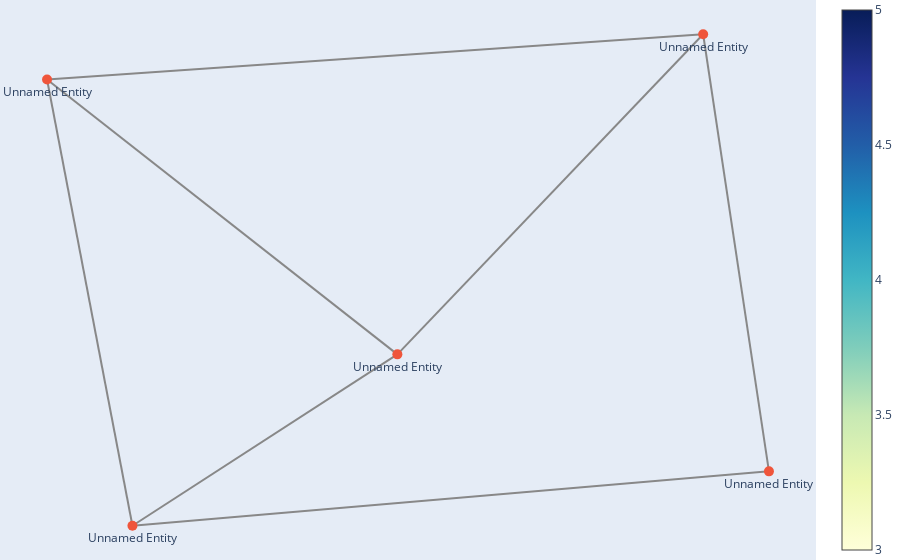

The notebook cell this image was saved under:
### Code cell
# Use this function to visualize your graph
visualize_knowledge_graph_interactive(kg)

### Figure 1 — Plotly figure (JSON) as saved in the notebook; plotly's stock layout.template omitted (floating-point values rounded to 4 significant figures)
{"data": [{"line": {"color": "#888", "width": 2}, "mode": "lines", "type": "scatter", "x": [-0.03424, 0.8087, null, -0.03424, -0.7646, null, 0.8087, -1, null, 0.8087, 0.9901, null, -1, -0.03424, null, -1, -0.7646, null, -0.7646, 0.9901, null], "y": [-0.2236, 0.9438, null, -0.2236, -0.8487, null, 0.9438, 0.7788, null, 0.9438, -0.6503, null, 0.7788, -0.2236, null, 0.7788, -0.8487, null, -0.8487, -0.6503, null]}, {"hoverinfo": "text", "hovertext": ["type: {'name': 'John Doe', 'age': 30, 'occupation': 'Engineer'}<br>name: Unnamed Entity", "type: {'name': 'Jane Doe', 'age': 25, 'occupation': 'Doctor'}<br>name: Unnamed Entity", "type: {'name': 'Alice Smith', 'age': 28, 'occupation': 'Artist'}<br>name: Unnamed Entity", "type: {'name': 'Bob Johnson', 'age': 35, 'occupation': 'Lawyer'}<br>name: Unnamed Entity", "type: {'name': 'Charlie Brown', 'age': 40, 'occupation': 'Writer'}<br>name: Unnamed Entity"], "marker": {"colorscale": [[0, "rgb(255,255,217)"], [0.125, "rgb(237,248,177)"], [0.25, "rgb(199,233,180)"], [0.375, "rgb(127,205,187)"], [0.5, "rgb(65,182,196)"], [0.625, "rgb(29,145,192)"], [0.75, "rgb(34,94,168)"], [0.875, "rgb(37,52,148)"], [1, "rgb(8,29,88)"]], "showscale": true, "size": 10}, "mode": "markers+text", "text": ["Unnamed Entity", "Unnamed Entity", "Unnamed Entity", "Unnamed Entity", "Unnamed Entity"], "textposition": "bottom center", "type": "scatter", "x": [-0.03424, 0.8087, -1, -0.7646, 0.9901], "y": [-0.2236, 0.9438, 0.7788, -0.8487, -0.6503]}, {"hoverinfo": "text", "marker": {"color": "rgba(0, 0, 0, 0)", "size": 1}, "mode": "markers", "text": ["relationship_type: {'relationship': 'spouse', 'since': '2010', 'status': 'married'}", "relationship_type: {'relationship': 'cousin', 'since': '2000'}", "relationship_type: {'relationship': 'colleague', 'since': '2015'}", "relationship_type: {'relationship': 'friend', 'since': '2013'}", "relationship_type: {'relationship': 'friend', 'since': '2008'}", "relationship_type: {'relationship': 'acquaintance', 'since': '2017'}", "relationship_type: {'relationship': 'partner', 'since': '2012'}"], "type": "scatter", "x": [0.3872, -0.3994, -0.09564, 0.8994, -0.5171, -0.8823, 0.1128], "y": [0.3601, -0.5361, 0.8613, 0.1467, 0.2776, -0.03494, -0.7495]}], "layout": {"autosize": true, "hovermode": "closest", "margin": {"b": 0, "l": 0, "r": 0, "t": 0}, "showlegend": false, "xaxis": {"autorange": true, "range": [-1.133, 1.123], "showgrid": false, "showticklabels": false, "type": "linear", "zeroline": false}, "yaxis": {"autorange": true, "range": [-0.9882, 1.083], "showgrid": false, "showticklabels": false, "type": "linear", "zeroline": false}}}
